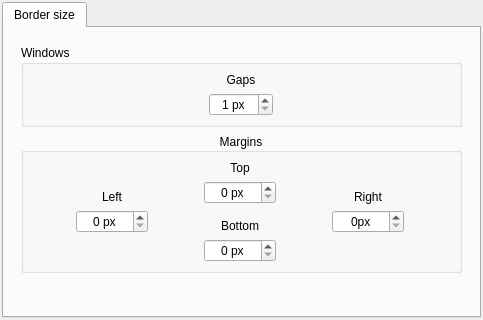
<?xml version="1.0" encoding="UTF-8"?>
<ui version="4.0">
 <class>KWin::QuarterTilingConfigForm</class>
 <widget class="QWidget" name="KWin::QuarterTilingConfigForm">
      <property name="geometry">
           <rect>
            <x>0</x>
            <y>0</y>
            <width>483</width>
            <height>320</height>
           </rect>
      </property>
      <property name="sizePolicy">
           <sizepolicy hsizetype="Fixed" vsizetype="Fixed">
                <horstretch>0</horstretch>
                <verstretch>0</verstretch>
           </sizepolicy>
      </property>
      <property name="minimumSize">
           <size>
                <width>324</width>
                <height>320</height>
           </size>
      </property>
      <property name="maximumSize">
           <size>
            <width>999999</width>
            <height>999999</height>
           </size>
      </property>
      <property name="windowTitle">
           <string>Quarter Tiling</string>
      </property>
      <layout class="QVBoxLayout" name="verticalLayout_2">
           <property name="spacing">
                <number>2</number>
           </property>
           <property name="sizeConstraint">
                <enum>QLayout::SetDefaultConstraint</enum>
           </property>
           <property name="leftMargin">
                <number>2</number>
           </property>
           <property name="topMargin">
                <number>2</number>
           </property>
           <property name="rightMargin">
                <number>2</number>
           </property>
           <property name="bottomMargin">
                <number>2</number>
           </property>
           <item>
                <widget class="QTabWidget" name="tabs">
                     <property name="enabled">
                          <bool>true</bool>
                     </property>
                     <property name="sizePolicy">
                          <sizepolicy hsizetype="Expanding" vsizetype="Expanding">
                               <horstretch>0</horstretch>
                               <verstretch>0</verstretch>
                          </sizepolicy>
                     </property>
                     <property name="minimumSize">
                          <size>
                               <width>275</width>
                               <height>275</height>
                          </size>
                     </property>
                     <property name="maximumSize">
                          <size>
                               <width>9999</width>
                               <height>9999</height>
                          </size>
                     </property>
                     <property name="autoFillBackground">
                          <bool>false</bool>
                     </property>
                     <property name="currentIndex">
                          <number>0</number>
                     </property>
                     <property name="usesScrollButtons">
                          <bool>false</bool>
                     </property>
                     <widget class="QWidget" name="tab_1">
                          <property name="sizePolicy">
                               <sizepolicy hsizetype="Expanding" vsizetype="Expanding">
                                    <horstretch>0</horstretch>
                                    <verstretch>0</verstretch>
                               </sizepolicy>
                          </property>
                          <attribute name="title">
                               <string>Border size</string>
                          </attribute>
                          <layout class="QGridLayout" name="gridLayout">
                               <item row="1" column="0" alignment="Qt::AlignTop">
                                    <widget class="QFrame" name="frame_tab_1">
                                         <layout class="QHBoxLayout" name="horizontalLayout">
                                              <property name="sizeConstraint">
                                                   <enum>QLayout::SetDefaultConstraint</enum>
                                              </property>
                                              <property name="leftMargin">
                                                   <number>8</number>
                                              </property>
                                              <property name="topMargin">
                                                   <number>8</number>
                                              </property>
                                              <property name="rightMargin">
                                                   <number>8</number>
                                              </property>
                                              <property name="bottomMargin">
                                                   <number>8</number>
                                              </property>
                                              <item>
                                                   <layout class="QVBoxLayout" name="frame_tab_1_left">
                                                        <item>
                                                             <widget class="QGroupBox" name="groupBox_layout">
                                                                  <property name="maximumSize">
                                                                       <size>
                                                                            <width>9999</width>
                                                                            <height>9999</height>
                                                                       </size>
                                                                  </property>
                                                                  <property name="title">
                                                                       <string>Windows</string>
                                                                  </property>
                                                                  <layout class="QGridLayout" name="gridLayout_6">
                                                                   <property name="leftMargin">
                                                                        <number>8</number>
                                                                   </property>
                                                                   <property name="topMargin">
                                                                        <number>8</number>
                                                                   </property>
                                                                   <property name="rightMargin">
                                                                        <number>8</number>
                                                                   </property>
                                                                   <property name="bottomMargin">
                                                                    <number>8</number>
                                                                   </property>
                                                                   <property name="horizontalSpacing">
                                                                    <number>12</number>
                                                                   </property>
                                                                   <property name="verticalSpacing">
                                                                    <number>6</number>
                                                                   </property>
                                                                   <item row="2" column="1" alignment="Qt::AlignTop">
                                                                        <widget class="QSpinBox" name="kcfg_gap">
                                                                             <property name="sizePolicy">
                                                                              <sizepolicy hsizetype="Preferred" vsizetype="Preferred">
                                                                               <horstretch>0</horstretch>
                                                                               <verstretch>0</verstretch>
                                                                              </sizepolicy>
                                                                             </property>
                                                                             <property name="maximumSize">
                                                                              <size>
                                                                               <width>64</width>
                                                                               <height>32</height>
                                                                              </size>
                                                                             </property>
                                                                             <property name="alignment">
                                                                              <set>Qt::AlignCenter</set>
                                                                             </property>
                                                                             <property name="suffix">
                                                                              <string> px</string>
                                                                             </property>
                                                                             <property name="minimum">
                                                                              <number>1</number>
                                                                             </property>
                                                                             <property name="maximum">
                                                                              <number>64</number>
                                                                             </property>
                                                                             <property name="singleStep">
                                                                              <number>1</number>
                                                                             </property>
                                                                        </widget>
                                                                   </item>
                                                                   <item row="0" column="1">
                                                                        <widget class="QLabel" name="label_gap">
                                                                             <property name="sizePolicy">
                                                                                  <sizepolicy hsizetype="Preferred" vsizetype="Preferred">
                                                                                   <horstretch>0</horstretch>
                                                                                   <verstretch>0</verstretch>
                                                                                  </sizepolicy>
                                                                             </property>
                                                                             <property name="text">
                                                                                  <string>&lt;html&gt;&lt;head/&gt;&lt;body&gt;&lt;p&gt;Gaps&lt;/p&gt;&lt;/body&gt;&lt;/html&gt;</string>
                                                                             </property>
                                                                             <property name="alignment">
                                                                              <set>Qt::AlignBottom|Qt::AlignHCenter</set>
                                                                             </property>
                                                                        </widget>
                                                                   </item>
                                                                  </layout>
                                                             </widget>
                                                        </item>
                                                        <item alignment="Qt::AlignTop">
                                                             <widget class="QGroupBox" name="groupBox_margins">
                                                                  <property name="maximumSize">
                                                                   <size>
                                                                    <width>9999</width>
                                                                    <height>9999</height>
                                                                   </size>
                                                                  </property>
                                                                  <property name="font">
                                                                   <font>
                                                                    <underline>false</underline>
                                                                    <strikeout>false</strikeout>
                                                                   </font>
                                                                  </property>
                                                                  <property name="title">
                                                                   <string>Margins</string>
                                                                  </property>
                                                                  <property name="alignment">
                                                                   <set>Qt::AlignCenter</set>
                                                                  </property>
                                                                  <property name="flat">
                                                                   <bool>false</bool>
                                                                  </property>
                                                                  <property name="checkable">
                                                                   <bool>false</bool>
                                                                  </property>
                                                                  <layout class="QGridLayout" name="gridLayout_4">
                                                                   <property name="leftMargin">
                                                                    <number>8</number>
                                                                   </property>
                                                                   <property name="topMargin">
                                                                    <number>8</number>
                                                                   </property>
                                                                   <property name="rightMargin">
                                                                    <number>8</number>
                                                                   </property>
                                                                   <property name="bottomMargin">
                                                                    <number>8</number>
                                                                   </property>
                                                                   <property name="horizontalSpacing">
                                                                    <number>12</number>
                                                                   </property>
                                                                   <item row="3" column="2">
                                                                    <widget class="QLabel" name="label_marginLeft">
                                                                     <property name="sizePolicy">
                                                                      <sizepolicy hsizetype="Preferred" vsizetype="Preferred">
                                                                       <horstretch>0</horstretch>
                                                                       <verstretch>0</verstretch>
                                                                      </sizepolicy>
                                                                     </property>
                                                                     <property name="text">
                                                                      <string>&lt;html&gt;&lt;head/&gt;&lt;body&gt;&lt;p&gt;Left&lt;/p&gt;&lt;/body&gt;&lt;/html&gt;</string>
                                                                     </property>
                                                                     <property name="alignment">
                                                                      <set>Qt::AlignBottom|Qt::AlignHCenter</set>
                                                                     </property>
                                                                    </widget>
                                                                   </item>
                                                                   <item row="4" column="5">
                                                                    <widget class="QSpinBox" name="kcfg_marginRight">
                                                                     <property name="sizePolicy">
                                                                      <sizepolicy hsizetype="Preferred" vsizetype="Preferred">
                                                                       <horstretch>0</horstretch>
                                                                       <verstretch>0</verstretch>
                                                                      </sizepolicy>
                                                                     </property>
                                                                     <property name="maximumSize">
                                                                      <size>
                                                                       <width>72</width>
                                                                       <height>32</height>
                                                                      </size>
                                                                     </property>
                                                                     <property name="alignment">
                                                                      <set>Qt::AlignCenter</set>
                                                                     </property>
                                                                     <property name="suffix">
                                                                      <string>px</string>
                                                                     </property>
                                                                     <property name="minimum">
                                                                      <number>0</number>
                                                                     </property>
                                                                     <property name="maximum">
                                                                      <number>64</number>
                                                                     </property>
                                                                     <property name="singleStep">
                                                                      <number>1</number>
                                                                     </property>
                                                                     <property name="value">
                                                                      <number>0</number>
                                                                     </property>
                                                                    </widget>
                                                                   </item>
                                                                   <item row="4" column="2">
                                                                    <widget class="QSpinBox" name="kcfg_marginLeft">
                                                                     <property name="sizePolicy">
                                                                      <sizepolicy hsizetype="Preferred" vsizetype="Preferred">
                                                                       <horstretch>0</horstretch>
                                                                       <verstretch>0</verstretch>
                                                                      </sizepolicy>
                                                                     </property>
                                                                     <property name="maximumSize">
                                                                      <size>
                                                                       <width>72</width>
                                                                       <height>32</height>
                                                                      </size>
                                                                     </property>
                                                                     <property name="alignment">
                                                                      <set>Qt::AlignCenter</set>
                                                                     </property>
                                                                     <property name="suffix">
                                                                      <string> px</string>
                                                                     </property>
                                                                     <property name="minimum">
                                                                      <number>0</number>
                                                                     </property>
                                                                     <property name="maximum">
                                                                      <number>64</number>
                                                                     </property>
                                                                     <property name="singleStep">
                                                                      <number>1</number>
                                                                     </property>
                                                                     <property name="value">
                                                                      <number>0</number>
                                                                     </property>
                                                                    </widget>
                                                                   </item>
                                                                   <item row="4" column="3">
                                                                        <widget class="QLabel" name="label_marginBottom">
                                                                             <property name="sizePolicy">
                                                                              <sizepolicy hsizetype="Preferred" vsizetype="Preferred">
                                                                               <horstretch>0</horstretch>
                                                                               <verstretch>0</verstretch>
                                                                              </sizepolicy>
                                                                             </property>
                                                                             <property name="text">
                                                                              <!-- <string>&lt;html&gt;&lt;head/&gt;&lt;body&gt;&lt;p&gt;&lt;span style=&quot; font-size:8pt;&quot;&gt;Bottom&lt;/span&gt;&lt;/p&gt;&lt;/body&gt;&lt;/html&gt;</string> -->
                                                                                  <string>&lt;html&gt;&lt;head/&gt;&lt;body&gt;&lt;p&gt;Bottom&lt;/p&gt;&lt;/body&gt;&lt;/html&gt;</string>
                                                                             </property>
                                                                             <property name="alignment">
                                                                              <set>Qt::AlignBottom|Qt::AlignHCenter</set>
                                                                             </property>
                                                                        </widget>
                                                                   </item>
                                                                   <item row="3" column="3">
                                                                    <widget class="QSpinBox" name="kcfg_marginTop">
                                                                     <property name="sizePolicy">
                                                                      <sizepolicy hsizetype="Preferred" vsizetype="Preferred">
                                                                       <horstretch>0</horstretch>
                                                                       <verstretch>0</verstretch>
                                                                      </sizepolicy>
                                                                     </property>
                                                                     <property name="maximumSize">
                                                                      <size>
                                                                       <width>72</width>
                                                                       <height>32</height>
                                                                      </size>
                                                                     </property>
                                                                     <property name="alignment">
                                                                      <set>Qt::AlignCenter</set>
                                                                     </property>
                                                                     <property name="suffix">
                                                                      <string> px</string>
                                                                     </property>
                                                                     <property name="minimum">
                                                                      <number>0</number>
                                                                     </property>
                                                                     <property name="maximum">
                                                                      <number>64</number>
                                                                     </property>
                                                                     <property name="singleStep">
                                                                      <number>1</number>
                                                                     </property>
                                                                     <property name="value">
                                                                      <number>0</number>
                                                                     </property>
                                                                    </widget>
                                                                   </item>
                                                                   <item row="5" column="3">
                                                                    <widget class="QSpinBox" name="kcfg_marginBottom">
                                                                     <property name="sizePolicy">
                                                                      <sizepolicy hsizetype="Preferred" vsizetype="Preferred">
                                                                       <horstretch>0</horstretch>
                                                                       <verstretch>0</verstretch>
                                                                      </sizepolicy>
                                                                     </property>
                                                                     <property name="maximumSize">
                                                                      <size>
                                                                       <width>72</width>
                                                                       <height>32</height>
                                                                      </size>
                                                                     </property>
                                                                     <property name="alignment">
                                                                      <set>Qt::AlignCenter</set>
                                                                     </property>
                                                                     <property name="suffix">
                                                                      <string> px</string>
                                                                     </property>
                                                                     <property name="minimum">
                                                                      <number>0</number>
                                                                     </property>
                                                                     <property name="maximum">
                                                                      <number>64</number>
                                                                     </property>
                                                                     <property name="singleStep">
                                                                      <number>1</number>
                                                                     </property>
                                                                     <property name="value">
                                                                      <number>0</number>
                                                                     </property>
                                                                    </widget>
                                                                   </item>
                                                                   <item row="3" column="5">
                                                                    <widget class="QLabel" name="label_marginRight">
                                                                     <property name="sizePolicy">
                                                                      <sizepolicy hsizetype="Preferred" vsizetype="Preferred">
                                                                       <horstretch>0</horstretch>
                                                                       <verstretch>0</verstretch>
                                                                      </sizepolicy>
                                                                     </property>
                                                                     <property name="toolTip">
                                                                      <string/>
                                                                     </property>
                                                                     <property name="toolTipDuration">
                                                                      <number>-1</number>
                                                                     </property>
                                                                     <property name="statusTip">
                                                                      <string/>
                                                                     </property>
                                                                     <property name="whatsThis">
                                                                      <string/>
                                                                     </property>
                                                                     <property name="text">
                                                                      <string>&lt;html&gt;&lt;head/&gt;&lt;body&gt;&lt;p&gt;Right&lt;/p&gt;&lt;/body&gt;&lt;/html&gt;</string>
                                                                     </property>
                                                                     <property name="alignment">
                                                                      <set>Qt::AlignBottom|Qt::AlignHCenter</set>
                                                                     </property>
                                                                    </widget>
                                                                   </item>
                                                                   <item row="1" column="3">
                                                                    <widget class="QLabel" name="label_marginTop">
                                                                     <property name="sizePolicy">
                                                                      <sizepolicy hsizetype="Preferred" vsizetype="Preferred">
                                                                       <horstretch>0</horstretch>
                                                                       <verstretch>0</verstretch>
                                                                      </sizepolicy>
                                                                     </property>
                                                                     <property name="toolTip">
                                                                      <string/>
                                                                     </property>
                                                                     <property name="toolTipDuration">
                                                                      <number>-1</number>
                                                                     </property>
                                                                     <property name="statusTip">
                                                                      <string/>
                                                                     </property>
                                                                     <property name="whatsThis">
                                                                      <string/>
                                                                     </property>
                                                                     <property name="text">
                                                                      <string>&lt;html&gt;&lt;head/&gt;&lt;body&gt;&lt;p&gt;Top&lt;/p&gt;&lt;/body&gt;&lt;/html&gt;</string>
                                                                     </property>
                                                                     <property name="alignment">
                                                                      <set>Qt::AlignBottom|Qt::AlignHCenter</set>
                                                                     </property>
                                                                    </widget>
                                                                   </item>
                                                                  </layout>
                                                             </widget>
                                                        </item>
                                                   </layout>
                                              </item>
                                         </layout>
                                    </widget>
                               </item>
                          </layout>
                     </widget>
                </widget>
           </item>
      </layout>
 </widget>
 <resources/>
 <connections/>
</ui>
